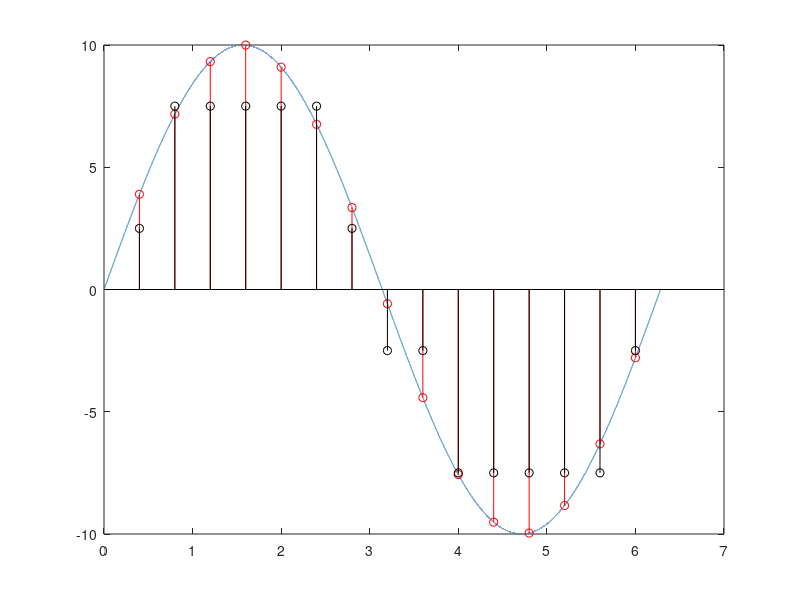

This figure's MATLAB source:
clc; clear all; close all;
%% Isaret Olusturma
t = 0:0.0001:2*pi;
xt = 10*sin(t);
figure(1), plot(t,xt);
%% Örnekleme
ts = 4000;
toplamUzunluk = floor(62382/ts);
xSampled = zeros (1,toplamUzunluk);
tSampled = zeros (1,toplamUzunluk);
for i = 1:toplamUzunluk
tSampled(i) = t(i*ts);
xSampled(i) = xt(i*ts);
end
hold on;
stem(tSampled,xSampled,'r');
%% Nicemleme
xQuantized = zeros (1,toplamUzunluk);
Qstep = (10 - (-10))/4;
for i = 1:toplamUzunluk
xQuantized(i) = floor(xSampled(i)/Qstep)*Qstep + Qstep/2;
end
hold on;
stem(tSampled,xQuantized,'k');
